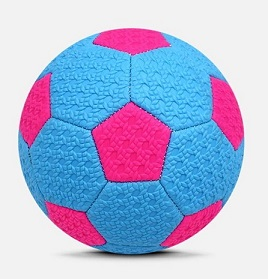
#> input picture ExercicioAula07/bola_pink_blue.jpg, 268 x 279 px
$ python Exercicio1.py
#> lines starting #> are read from the running program, lines starting #| are printed output that depends on the picture; after the words box and inside, x2 and y2 are one past the last pixel; in counts of white or black regions, pixels touching at a corner belong together
import cv2

pb = True


image = cv2.imread('bola_pink_blue.jpg')
#> image is the input picture: shape (279, 268, 3); mean B, G, R 216.1, 180.3, 171.3

#Função que converte img color em cinza
if(pb == True):
  gray = cv2.cvtColor(image, cv2.COLOR_BGR2GRAY)#BGR2GRAY deixa a imagem cinza sem precisar colocar calcula
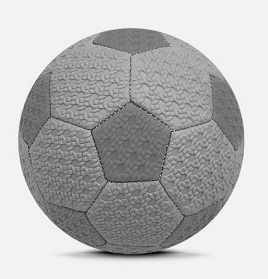
#> gray: shape (279, 268); min 3, max 254, mean 181.7
  thresh , bw = cv2.threshold(gray,127, 255, cv2.THRESH_BINARY)#Deixa a imagem preta e branca sem necessidade de calculo
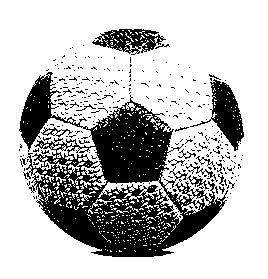
#> bw: shape (279, 268); 73.5% white; 296 black regions (281 under 20 px), largest, box (x1, y1, x2, y2) and area: (19, 72, 228, 257) 15821, (190, 79, 244, 151) 1373, (92, 29, 166, 55) 958
  cv2.imshow("Imagem em tons de cinza", gray)  # Deixa a imagem cinza sem precisar de calcular!
  cv2.imshow("Imagem preto e branco", bw)  # Mostra a imagem preto a branco
  cv2.imwrite("resultado.jpg",bw) #Salva a imagem com um novo nome

cv2.waitKey(0)

$ run again, with ExercicioAula07/face_a.jpg copied over ExercicioAula07/bola_pink_blue.jpg
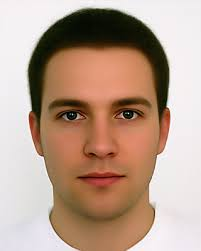
#> input picture ExercicioAula07/face_a.jpg, 201 x 251 px
#> image is the input picture: shape (251, 201, 3); mean B, G, R 141.1, 158, 184.3
#> `gray = cv2.cvtColor(image, cv2.COLOR_BGR2GRAY)#BGR2GRAY deixa a imagem..`:
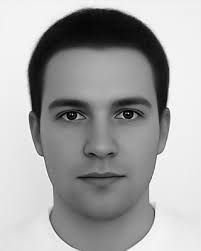
#> gray: shape (251, 201); min 0, max 254, mean 164
#> `thresh , bw = cv2.threshold(gray,127, 255, cv2.THRESH_BINARY)#Deixa a ..`:
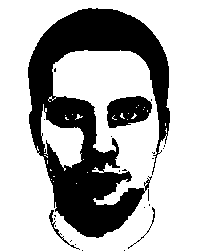
#> bw: shape (251, 201); 69.1% white; 24 black regions (20 under 20 px), largest, box (x1, y1, x2, y2) and area: (28, 8, 170, 238) 14332, (107, 96, 152, 128) 1045, (49, 210, 80, 250) 114, (128, 207, 155, 249) 62
